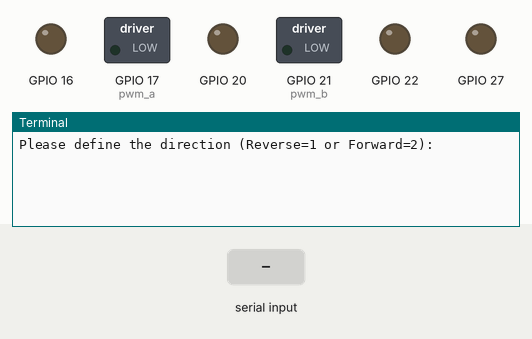
This program was run on a simulated Raspberry Pi (BCM pin numbers). Parts: switched loads named in the program (green lamp = pin HIGH), output pins drawn as LEDs (lit = HIGH), the last lines printed to the terminal. Inputs (shaded band) come from the test bench.

Above: at 1.2 s.
1.3 s: "1" typed at the terminal, then Enter
At 2.2 s:
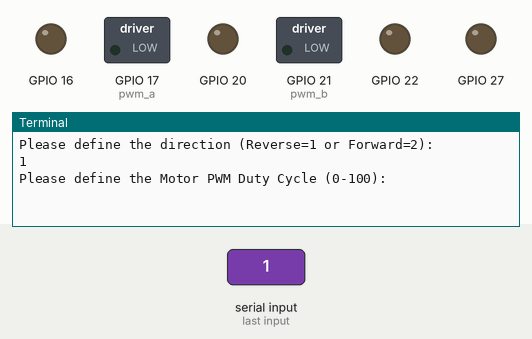
2.8 s: "0" typed at the terminal, then Enter
At 3.3 s:
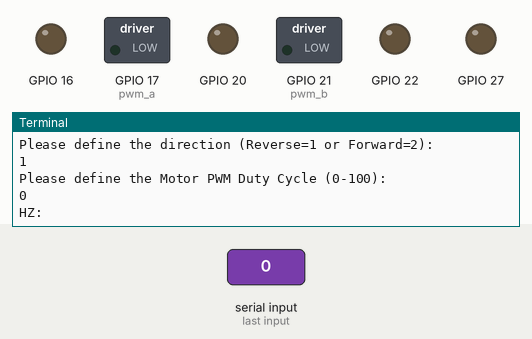

The program:

l298n_controllers.py
```python
import RPi.GPIO as GPIO

GPIO.setmode(GPIO.BCM)

GPIO.setup(21, GPIO.OUT)  # ENB
GPIO.setup(20, GPIO.OUT)  # IN 4
GPIO.setup(16, GPIO.OUT)  # IN 3

GPIO.setup(17, GPIO.OUT)  # ENA
GPIO.setup(27, GPIO.OUT)  # IN 1
GPIO.setup(22, GPIO.OUT)  # IN 2

direction = input('Please define the direction (Reverse=1 or Forward=2): ')
dc = input('Please define the Motor PWM Duty Cycle (0-100): ')
hz = input ('HZ: ')
pwm_a = GPIO.PWM(17, hz)
pwm_b = GPIO.PWM(21, hz)

if direction == 1: # Reverse
    GPIO.output(27, 1)
    GPIO.output(22, 0)

    GPIO.output(16, 0)
    GPIO.output(20, 1)
elif direction == 2: # Forward
    GPIO.output(27, 0)
    GPIO.output(22, 1)

    GPIO.output(16, 1)
    GPIO.output(20, 0)
try:
    while True:
        pwm_a.start(dc)
        pwm_b.start(dc)

except KeyboardInterrupt:
    pwm_a.stop()
    pwm_b.stop()
    GPIO.cleanup()
```

Measured:
- after the input at 1.3 s, the terminal: prints a new line at once (image 1)
- after the input at 2.8 s, the terminal: prints a new line at once (image 2)
